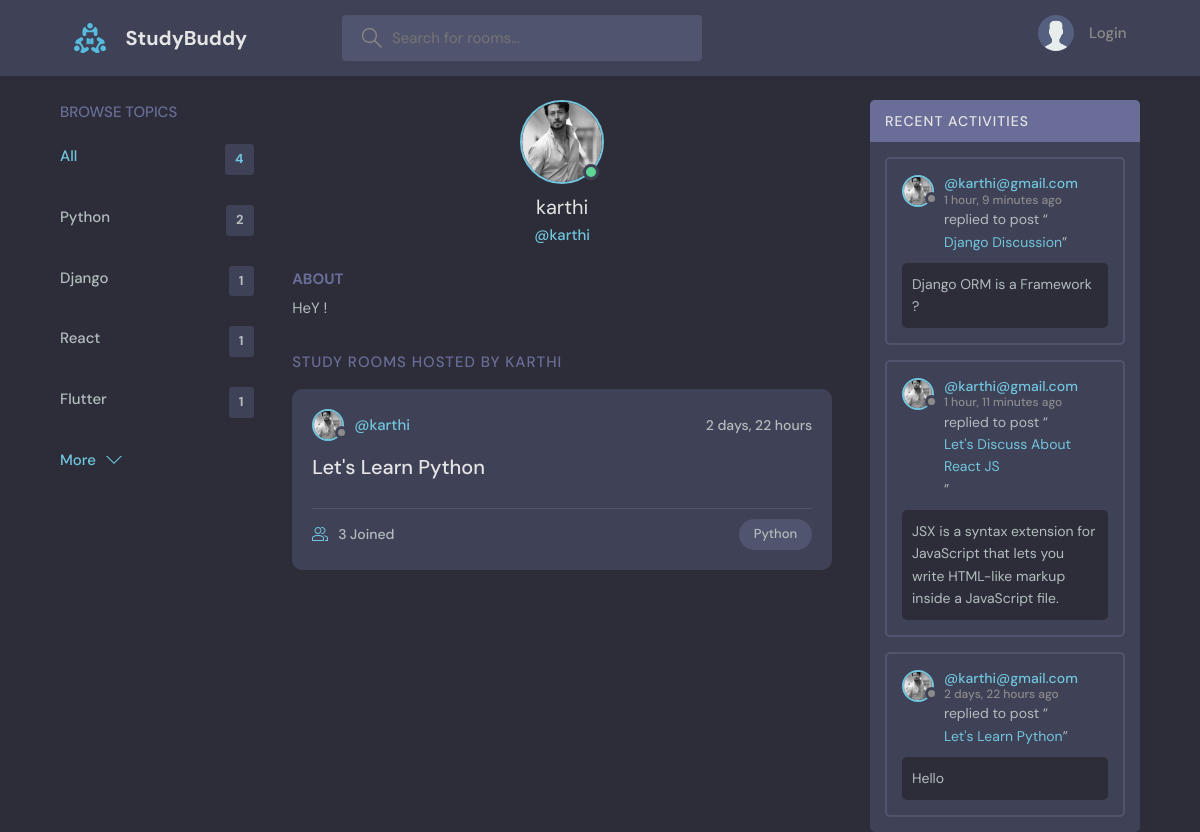
Page /profile/1/ on the committed database.
### temp/models.py (models this page shows, shortened)
class Topic(models.Model):
    name=models.CharField(max_length=100)

class User(AbstractUser):
    name=models.CharField(max_length=50,null=True)
    email=models.EmailField(unique=True,null=False)
    bio=models.TextField(null=True)
    avatar=models.ImageField(null=True,default="avatar.svg")
    USERNAME_FIELD='email'
    REQUIRED_FIELDS=[]

class Rooom(models.Model):
    host=models.ForeignKey(User,on_delete=models.SET_NULL,null=True)
    topic=models.ForeignKey(Topic, on_delete=models.SET_NULL, null=True)
    name = models.CharField(max_length=100)
    description=models.CharField(max_length=100,blank=True,null=True)
    created = models.DateTimeField(auto_now_add=True)
    updated = models.DateTimeField(auto_now=True)
    participants=models.ManyToManyField(User, related_name='participants' , blank=True)
    class Meta:
        ordering=['-updated','-created']
    def __str__(self):
        return self.name

class Messages(models.Model):
    user=models.ForeignKey(User,on_delete=models.CASCADE)
    room=models.ForeignKey(Rooom,on_delete=models.CASCADE)
    body=models.TextField()
    created = models.DateTimeField(auto_now_add=True)
    updated = models.DateTimeField(auto_now=True)
    class Meta:
        ordering=['-updated','-created']

### temp/views.py (the view)
# urls.py: path('profile/<str:pk>/',views.user_profile,name="user_profile"),
def user_profile(request,pk):
    user=User.objects.get(id=pk)
    rooms=user.rooom_set.all()
    room_messages=user.messages_set.all()
    topics=Topic.objects.all()
    context={'user':user,'rooms':rooms,'room_messages':room_messages,'topics':topics}
    return render(request,'temp/profile.html',context)

### temp/templates/temp/profile.html (shortened to what this page needs)
{% extends 'main.html' %}
{% block content %}
  <main class="profile-page layout layout--3">
    <div class="container">
      {% include 'temp/topics_component.html' %}
      <div class="roomList">
        <div class="profile">
          <div class="profile__avatar">
            <div class="avatar avatar--large active">
              <img src="{{user.avatar.url}}" />
            </div>
          </div>
          <div class="profile__info">
            <h3>{{user.username}}</h3>
            <p>@{{user.username}}</p>
          </div>
          <div class="profile__about">
            <h3>About</h3>
            <p>
              {{user.bio}}
            </p>
          </div>
        </div>
        <div class="roomList__header">
          <div>
            <h2>Study Rooms Hosted by {{user.username}}</a>
            </h2>
          </div>
        </div>
        {% include 'temp/feed_component.html' %}
      </div>
      {% include 'temp/activity_component.html' %}
    </div>
  </main>
  {% endblock content %}

### temp/templates/temp/topics_component.html
<div class="topics">
    <div class="topics__header">
      <h2>Browse Topics</h2>
    </div>
    <ul class="topics__list">
      <li>
        <a href="{% url 'topics' %}" class="active">All <span>{{topics.count}}</span></a>
      </li>
      {% for topic in topics %}
      <li>
        <a href="{% url 'home' %}?q={{topic.name}}">{{topic.name}} <span>{{topic.rooom_set.all.count}}</span></a>
      </li>
      {% endfor %}
    </ul>
    <a class="btn btn--link" href="{% url 'topics' %}">
      More
      <svg version="1.1" xmlns="http://www.w3.org/2000/svg" width="32" height="32" viewBox="0 0 32 32">
        <title>chevron-down</title>
        <path d="M16 21l-13-13h-3l16 16 16-16h-3l-13 13z"></path>
      </svg>
    </a>
  </div>

### temp/templates/temp/feed_component.html (shortened to what this page needs)
{% for room in rooms %}
<div class="roomListRoom">
    <div class="roomListRoom__header">
      <a href="{% url 'user_profile' room.host.id %}" class="roomListRoom__author">
        <div class="avatar avatar--small">
          <img src="{{room.host.avatar.url}}" />
        </div>
        <span>@{{room.host.username}}</span>
      </a>
      <div class="roomListRoom__actions">
        <span>{{room.created|timesince}}</span>
      </div>
    </div>
    <div class="roomListRoom__content">
      <a href="{% url 'room' room.id %}">{{room.name}}</a>
    </div>
    <div class="roomListRoom__meta">
      <a href="{% url 'room' room.id %}" class="roomListRoom__joined">
        {{room.participants.all.count}} Joined
      </a>
      <p class="roomListRoom__topic">{{room.topic.name}}</p>
    </div>
  </div>
{% endfor %}

### temp/templates/temp/activity_component.html (shortened to what this page needs)
<div class="activities">
    <div class="activities__header">
      <h2>Recent Activities</h2>
    </div>
    {% for message in room_messages %}
    <div class="activities__box">
      <div class="activities__boxHeader roomListRoom__header">
        <a href="{% url 'user_profile' message.user.id %}" class="roomListRoom__author">
          <div class="avatar avatar--small">
            <img src="{{message.user.avatar.url}}" />
          </div>
          <p>
            @{{message.user}}
            <span>{{message.created|timesince }} ago</span>
          </p>
        </a>
      </div>
      <div class="activities__boxContent">
        <p>replied to post “<a href="{% url 'room' message.room.id %}">{{message.room}}</a>”</p>
        <div class="activities__boxRoomContent">
            {{message.body}}
        </div>
      </div>
    </div>
    {% endfor%}
  </div>

### rows in the picture
Topic: name "Python", rooom_set.all.count "2"
Topic: name "Django", rooom_set.all.count "1"
Topic: name "React", rooom_set.all.count "1"
Topic: name "Flutter", rooom_set.all.count "1"
User: avatar (picture), username "karthi", bio "HeY !", username "KARTHI"
Rooom: host.avatar (picture), host.username "karthi", created "2 days, 22 hours", name "Let's Learn Python", participants.all.count "3", topic.name "Python"
Messages: user.avatar (picture), user "karthi@gmail.com", created "1 hour, 9 minutes", room "Django Discussion", body "Django ORM is a Framework ?"
Messages: user.avatar (picture), user "karthi@gmail.com", created "1 hour, 11 minutes", room "Let's Discuss About React JS", body "JSX is a syntax extension for JavaScript that lets you write HTML-like markup inside a JavaScript file."
Messages: user.avatar (picture), user "karthi@gmail.com", created "2 days, 22 hours", room "Let's Learn Python", body "Hello"

### other values in the picture
{{ topics.count }} "4"
